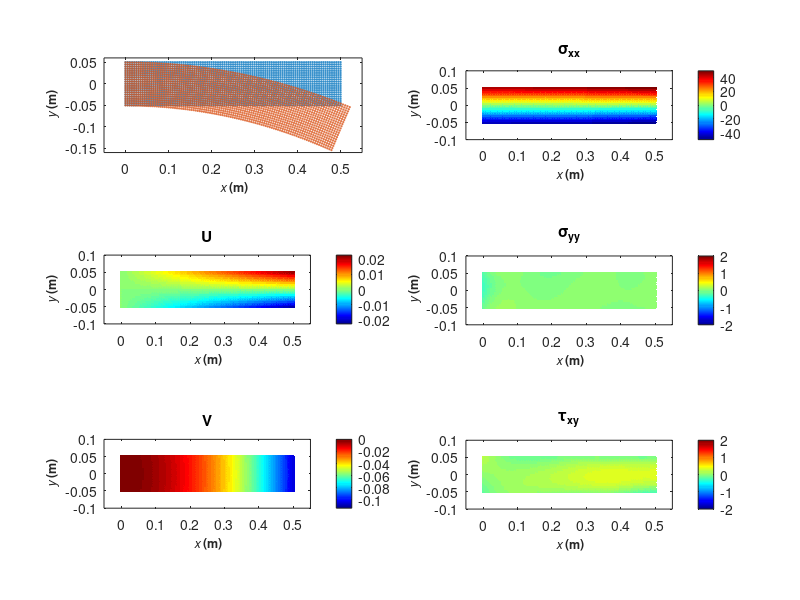

MATLAB code to generate this figure:
clc,clear
sd=5;

load('out.mat')
u=double(u);
xy=double(xy);

%% Deformation
figure(1)
subplot(3,2,1)
xy_new=xy+(1*u);
scatter(xy(:,1),xy(:,2),1),hold on
scatter(xy_new(:,1),xy_new(:,2),1)
xlabel('{\it x} (m)','Fontname', 'Helvetica','FontWeight','bold','FontSize',9)
ylabel('{\it y} (m)','Fontname', 'Helvetica','FontWeight','bold','FontSize',9)
box on
axis equal
axis([-0.05 0.55 -.16 0.06])

%% Stress
subplot(3,2,2)
scatter(xy(:,1),xy(:,2),sd,s11,'filled')
xlabel('{\it x} (m)','Fontname', 'Helvetica','FontWeight','bold','FontSize',9)
ylabel('{\it y} (m)','Fontname', 'Helvetica','FontWeight','bold','FontSize',9)
box on
axis equal
axis([-0.05 0.55 -.1 0.1])
title('\sigma_{xx}')
colorbar
colormap(jet)
caxis([-50 50])

subplot(3,2,4)
scatter(xy(:,1),xy(:,2),sd,(s22),'filled')
xlabel('{\it x} (m)','Fontname', 'Helvetica','FontWeight','bold','FontSize',9)
ylabel('{\it y} (m)','Fontname', 'Helvetica','FontWeight','bold','FontSize',9)
box on
axis equal
axis([-0.05 0.55 -.1 0.1])
title('\sigma_{yy}')
colorbar
colormap(jet)
caxis([-2 2])

subplot(3,2,6)
scatter(xy(:,1),xy(:,2),sd,s12,'filled')
xlabel('{\it x} (m)','Fontname', 'Helvetica','FontWeight','bold','FontSize',9)
ylabel('{\it y} (m)','Fontname', 'Helvetica','FontWeight','bold','FontSize',9)
box on
axis equal
axis([-0.05 0.55 -.1 0.1])
title('\tau_{xy}')
colorbar
colormap(jet)
caxis([-2 2])

%% Displacement
subplot(3,2,3)
scatter(xy(:,1),xy(:,2),sd,u(:,1),'filled')
xlabel('{\it x} (m)','Fontname', 'Helvetica','FontWeight','bold','FontSize',9)
ylabel('{\it y} (m)','Fontname', 'Helvetica','FontWeight','bold','FontSize',9)
box on
axis equal
axis([-0.05 0.55 -.1 0.1])
title('U')
colorbar
colormap(jet)
caxis([-0.0228 0.0228])

subplot(3,2,5)
scatter(xy(:,1),xy(:,2),sd,u(:,2),'filled')
xlabel('{\it x} (m)','Fontname', 'Helvetica','FontWeight','bold','FontSize',9)
ylabel('{\it y} (m)','Fontname', 'Helvetica','FontWeight','bold','FontSize',9)
box on
axis equal
axis([-0.05 0.55 -.1 0.1])
title('V')
colorbar
colormap(jet)
caxis([-0.1138 0])